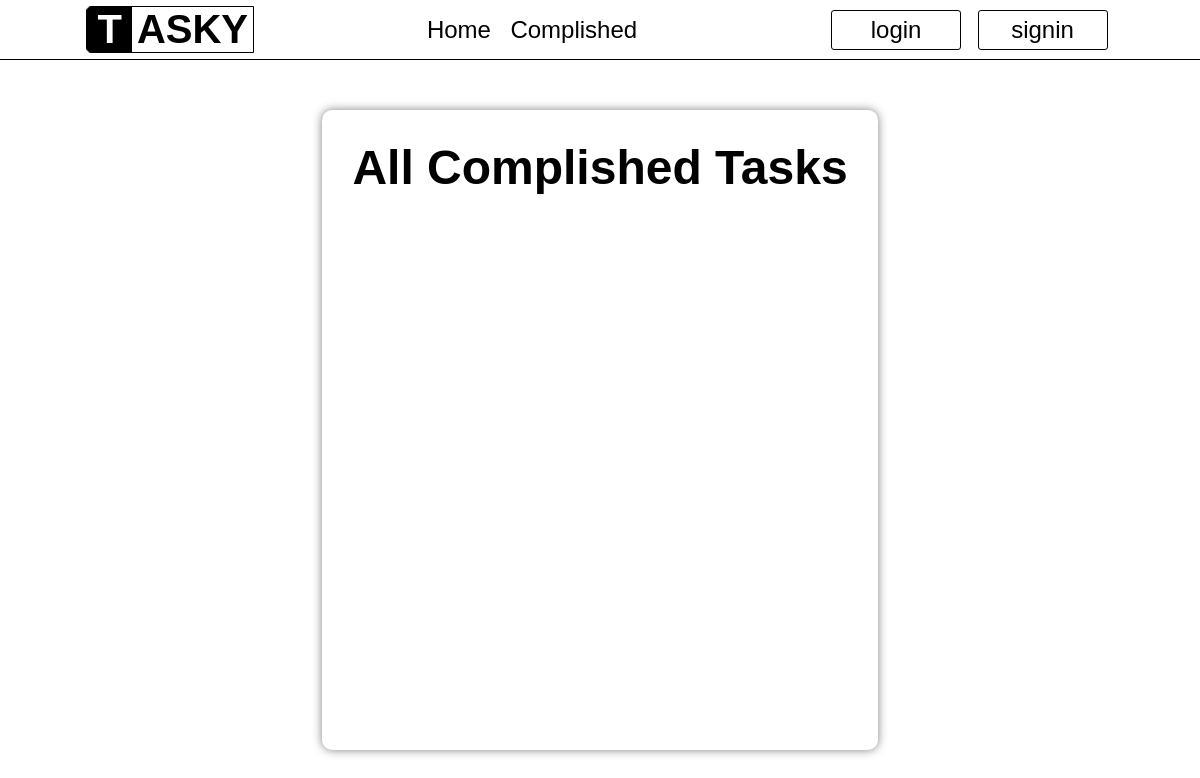
The page /comlished-list/ on the database as committed earlier.
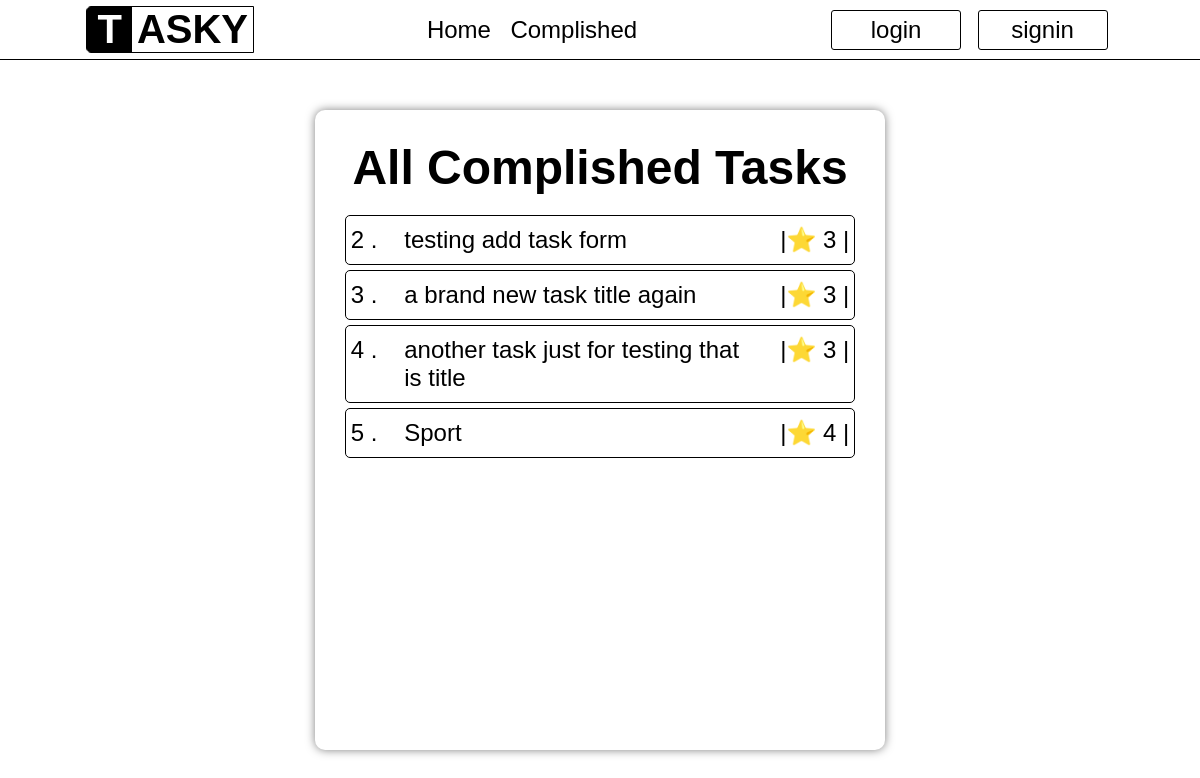
The same page on the database as committed later.
### taskyapp/models.py (models this page shows, shortened)
class ComplishedTaskModel(models.Model):
    title = models.CharField(max_length=50)
    date = models.CharField(max_length=70)
    priority = models.IntegerField()
    task = models.CharField(max_length=200)

### taskyapp/views.py (the view)
# urls.py: path('comlished-list/', views.ComplishedListView.as_view(), name='complished-list'),
class ComplishedListView(View):
    def get(self, request):
        data = ComplishedTaskModel.objects.all()
        return render(request, "taskyapp/complished_list.html", {
            "data": data
        })

### taskyapp/templates/taskyapp/complished_list.html (shortened to what this page needs)
{% extends "base.html" %}
{% load static  %}
{% block page_style %}
<link rel="stylesheet" href="{% static "taskyapp/style.css" %}">
<link rel="stylesheet" href="{% static "taskyapp/nav.css" %}">
{% endblock %}
{% block page_content %}
    {% include 'taskyapp/includes/nav.html' %}
    <div class='major-container' >
        <div class='main-container' >
            <h1>all Complished Tasks</h1>
            {% for task in data %}
                <div class='task-record' >
                    <p class='task-index-number' >{{ task.pk }} . </p>
                    <p class='task-title' >
                        <a href="{% url "complished-details"  task.pk %}">{{ task.title }}</a>
                    </p>
                    <p class='task-stars' > |⭐ {{ task.priority }} | </p>
                </div>
            {% endfor %}
        </div>
    </div>
{% endblock %}

Rows that differ between the two databases and show on the page:
added ComplishedTaskModel: pk "2", title "testing add task form", priority "3"
added ComplishedTaskModel: pk "3", title "a brand new task title again", priority "3"
added ComplishedTaskModel: pk "4", title "another task just for testing that is title", priority "3"
added ComplishedTaskModel: pk "5", title "Sport", priority "4"
